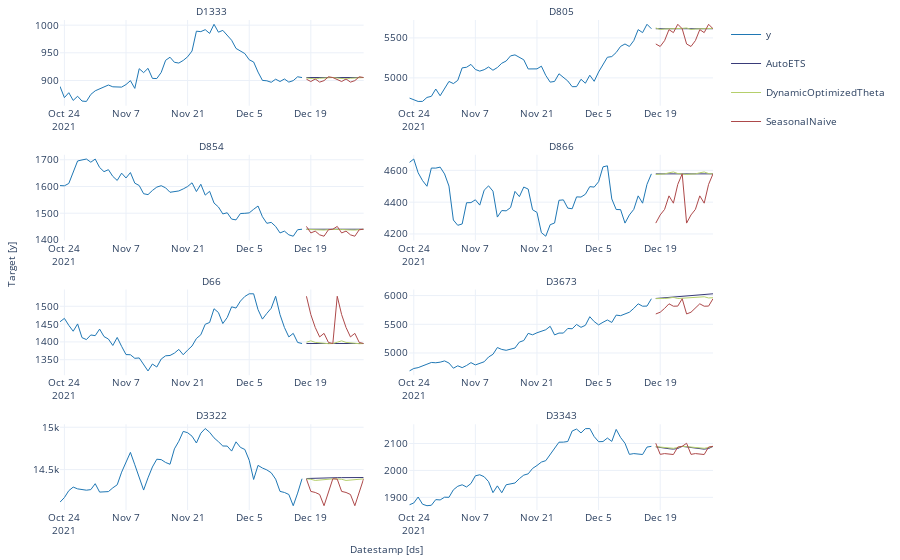

Notebook cell for this chart:
### Markdown cell above
Plot the results of 8 random series using the `StatsForecast.plot` method.

### Code cell
sf.plot(Y_df, forecasts_df, max_insample_length=28 * 2)
